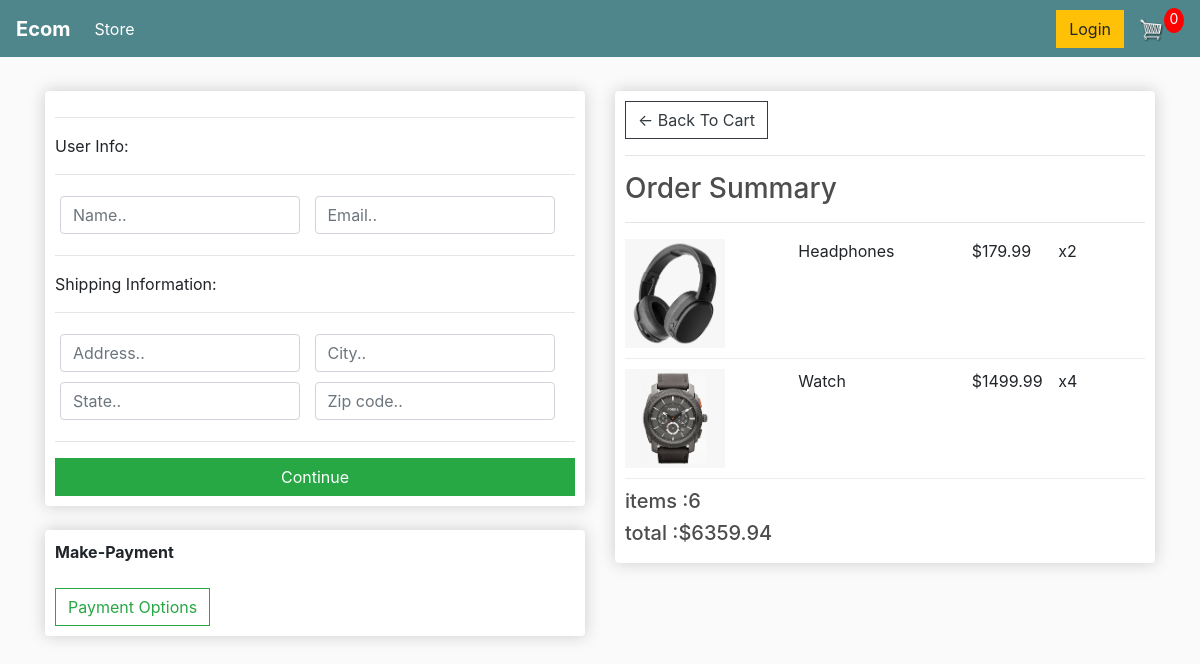
Screenshot of /checkout/ (signed in) with the database file from the repository.
### products/models.py (models this page shows, shortened)
class Order_item(models.Model):
    product = models.ForeignKey(Product,on_delete=models.SET_NULL, null=True, blank=True)
    order = models.ForeignKey(Order,on_delete=models.SET_NULL, null=True, blank=True)
    quantity = models.IntegerField()
    date_added = models.DateTimeField(auto_now_add=True)
    @property
    def get_total(self):
        total = self.product.price * self.quantity
        return total

class Product(models.Model):
    name = models.CharField(max_length=256)
    price = models.FloatField()
    digital = models.BooleanField(default=False)
    image = models.ImageField(null = True)
    @property
    def imageURL(self):
        try:
            url = self.image.url
        except:
            url = ''
        return url

class Order(models.Model):
    customer = models.ForeignKey(Customer,on_delete=models.SET_NULL, null=True, blank=True)
    date_ordered = models.DateTimeField(auto_now_add=True)
    complete = models.BooleanField(default=False)
    transaction_id = models.CharField(max_length=100)
    @property
    def get_cart_total(self):
        orderitems = self.order_item_set.all()
        total = sum([item.get_total for item in orderitems])
        return total
    @property
    def get_cart_items(self):
        orderitems = self.order_item_set.all()
        total = sum([item.quantity for item in orderitems])
        return total

### products/views.py (the view)
# urls.py: path('checkout/', views.checkout, name="checkout")
def checkout(request):
    if request.user.is_authenticated:
        customer = request.user.customer
        order, created = Order.objects.get_or_create(customer=customer, complete=False)
        items = order.order_item_set.all()
    else:
        items = []
        order = {'get_cart_total':0, 'get_cart_items': 0}
    context = {'items':items, 'order':order}
    return render(request,'checkout.html',context)

### products/templates/checkout.html
{% extends 'main.html' %}
{% load static %}
{% block content %}
     <div class="row">
		<div class="col-lg-6">
			<div class="box-element" id="form-wrapper">
				<form id="form">
					<div id="user-info">
                        <hr>
						<p>User Info:</p>
						<hr>
						<div class="form-field">
							<input required class="form-control" type="text" name="name" placeholder="Name..">
						</div>
						<div class="form-field">
							<input required class="form-control" type="email" name="email" placeholder="Email..">
						</div>
					</div>
					<div id="shipping-info">
						<hr>
						<p>Shipping Information:</p>
						<hr>
						<div class="form-field">
							<input class="form-control" type="text" name="address" placeholder="Address..">
						</div>
						<div class="form-field">
							<input class="form-control" type="text" name="city" placeholder="City..">
						</div>
						<div class="form-field">
							<input class="form-control" type="text" name="state" placeholder="State..">
						</div>
						<div class="form-field">
							<input class="form-control" type="text" name="zipcode" placeholder="Zip code..">
						</div>
					</div>
					<hr>
					<input id="form-button" class="btn btn-success btn-block" type="submit" value="Continue">
				</form>
			</div>
			<br>
			<div class="box-element " id="payment-info">
				<strong>Make-Payment</strong>
				<br>
				<br>
				<button class="btn btn-outline-success">Payment Options</button>
			</div>
		</div>
		<div class="col-lg-6">
			<div class="box-element">
                <a class="btn btn-outline-dark" href="{% url 'cart' %}">&#x2190; Back To Cart</a>
			<hr>
            <h3>Order Summary</h3>
            <hr>
			{% for item in items %}
            <div class="cart-row">
                <div style="flex:2"><img class="row-image" src="{{item.product.imageURL}}"></div>
                <div style="flex:2"><p>{{item.product.name}}</p></div>
                <div style="flex:1"><p>${{item.product.price}}</p></div>
                <div style="flex:1"><p>x{{item.quantity}}</p></div>
            </div>
			{% endfor %}
            <h5>items :{{order.get_cart_items}}</h5>
            <h5>total :${{order.get_cart_total | floatformat:2}}</h5>
            </div>
		</div>
	</div>
{% endblock content %}

### ecommerce/static/css/main.css (style rules this page uses)
body { background-color: hsl(0, 0%, 98%); }
h1,h2,h3,h4,h5,h6 { color:hsl(0, 0%, 30%); }
.box-element { box-shadow:hsl(0, 0%, 80%) 0 0 16px; background-color: #fff; border-radius: 4px; padding: 10px; }
.col-lg-4, .col-lg-6, .col-lg-8, .col-lg-12 { margin-top: 10px; }
.btn { border-radius: 0; }
.row-image { width: 100px; }
.form-field { width:250px; display: inline-block; padding: 5px; }
.cart-row { display: flex; align-items: flex-stretch; padding-bottom: 10px; margin-bottom: 10px; border-bottom: 1px solid #ececec; }

### rows the page displays
Order_item: product.imageURL (picture), product.name "Headphones", product.price "179.99", quantity "2"
Order_item: product.imageURL (picture), product.name "Watch", product.price "1499.99", quantity "4"
Order: get_cart_items "6", get_cart_total "6359.94"
